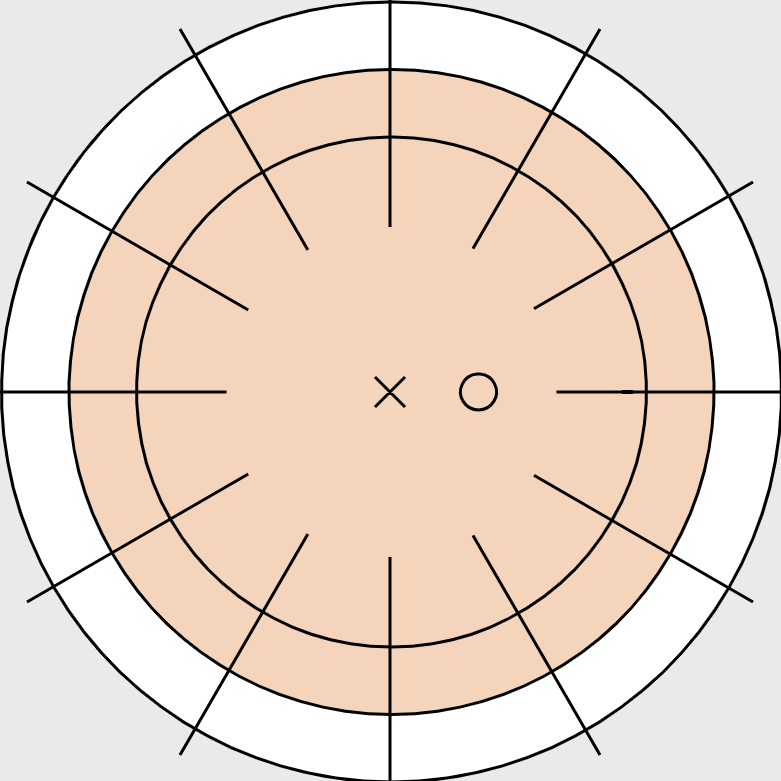
#> input picture background.png, 781 x 781 px, found by its file name
$ python mask_alpha.py
#> lines starting #> are read from the running program, lines starting #| are printed output that depends on the picture; after the words box and inside, x2 and y2 are one past the last pixel; in counts of white or black regions, pixels touching at a corner belong together
from PIL import Image, ImageOps, ImageDraw

#crop out the edge around the circle --> mask
size = (781, 781)
mask = Image.new('L', size, 0)
#> mask: PIL image 781x781 L; every value is 0
draw = ImageDraw.Draw(mask)
draw.ellipse((0, 0) + size, fill=255)


#draw the centre of the circle to include only the anterior
x, y, r = 391, 391, 321
leftUpPoint = (x-r, y-r)
rightDownPoint = (x+r, y+r)
twoPointList = [leftUpPoint, rightDownPoint]
draw.ellipse(twoPointList, fill='black')

# mask.show()

#turn the white pixels transparent

#crop
bg_image = Image.open("background.png")
#> bg_image is the input picture: PIL image 781x781 RGBA; mean R, G, B, A 233.7, 217.8, 205, 255
bg_image.putalpha(mask)
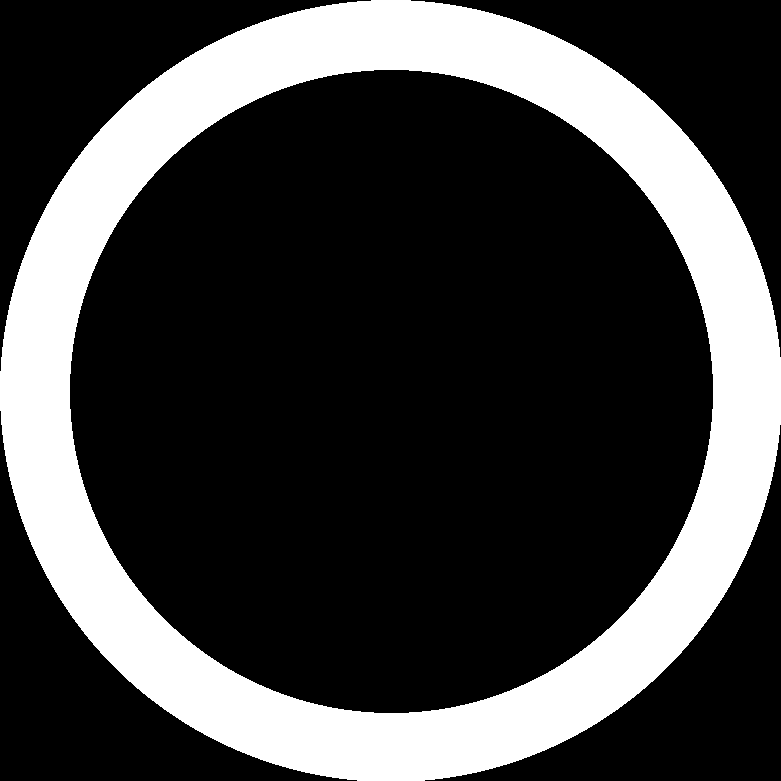
#> mask: PIL image 781x781 L; 25.5% white; 1 white region, box (x1, y1, x2, y2) and area: (0, 0, 781, 781) 155463
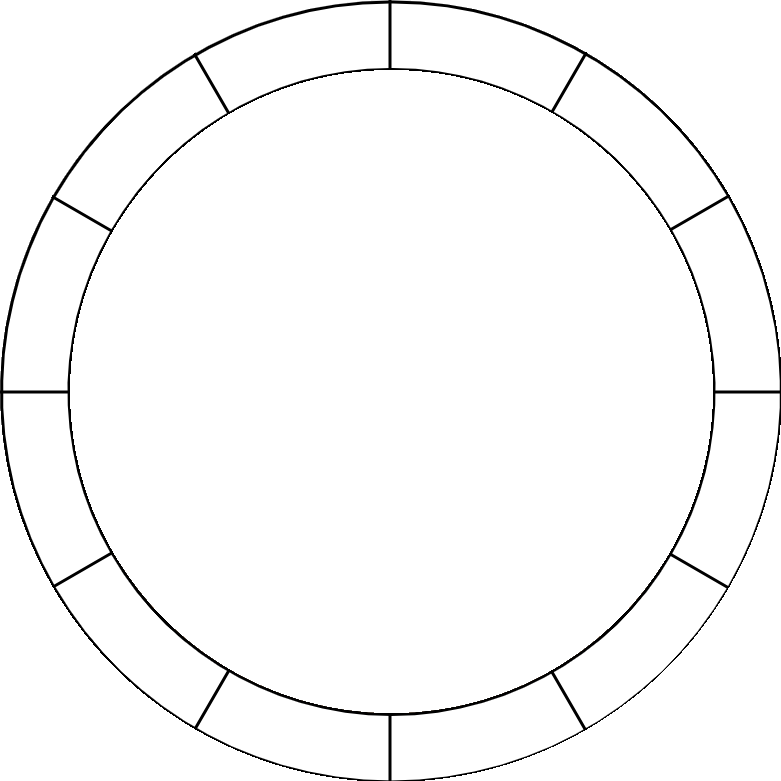
#> bg_image: PIL image 781x781 RGBA; mean R, G, B, A 233.7, 217.8, 205, 65; transparent parts drawn white
bg_image_crop = bg_image.crop((0, 0, 781, 781))
bg_image_crop.show()
